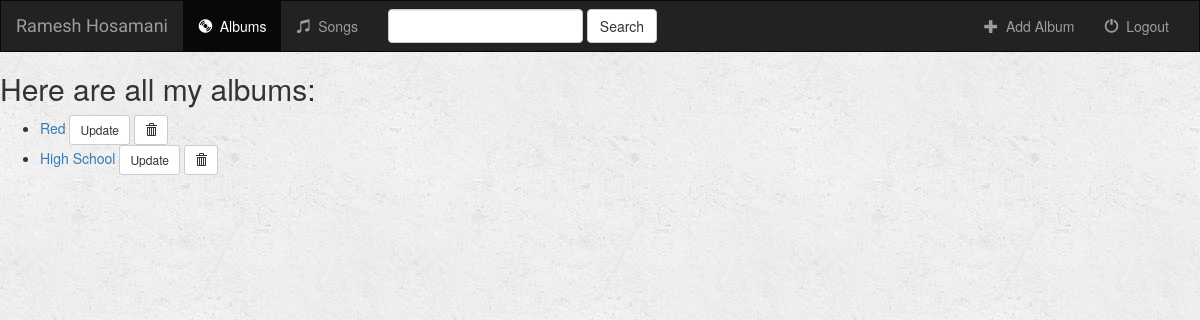
Page /music/ on the earlier database version.
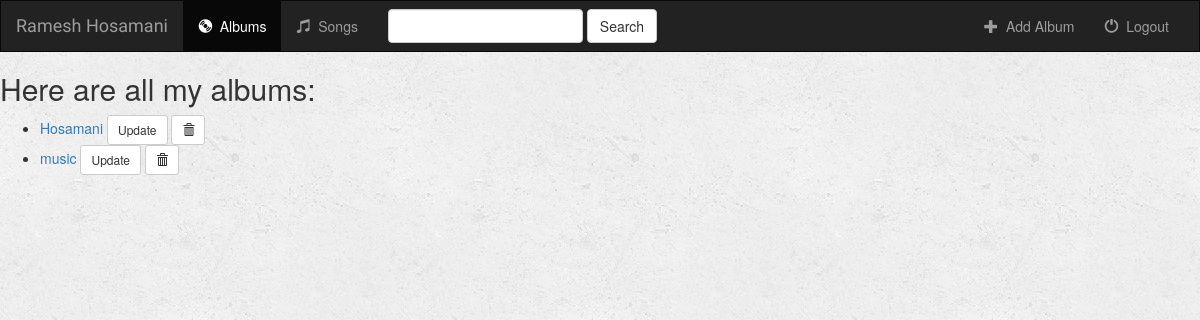
Same page on the later database version.
### music/models.py (models this page shows, shortened)
class Album(models.Model):
    artist = models.CharField(max_length=250)
    album_title = models.CharField(max_length=500)
    genre = models.CharField(max_length=100)
    album_logo = models.FileField()

### music/views.py (the view)
class IndexView(generic.ListView):
    template_name = 'music/index.html'
    context_object_name = 'all_albums'
    def get_queryset(self):
        return Album.objects.all()

### music/templates/music/index.html (shortened to what this page needs)
{% extends 'music/base.html' %}
{% block body %}
    {% if all_albums %}
        <h2>Here are all my albums:</h2>
        <ul>
            {% for album in all_albums %}
                <li>
                    <a href="{% url 'music:detail' album.id %}">{{ album.album_title }}</a>
                    <form action="{% url 'music:Update-album' album.id %}" method="post" style="display:inline" onsubmit="return confirm('Sure you want to update');">
                        <button type="submit" class="btn btn-default btn-sm">Update</button>
                    </form>
                    <form action="{% url 'music:Delete-album' album.id %}" method="post" style="display:inline;" onsubmit="return confirm('Are you sure to delete');">
                            <button type="submit" class="btn btn-default btn-sm">
                                <span class="glyphicon glyphicon-trash"></span>
                            </button>
                    </form>
                </li>
            {% endfor %}
        </ul>
    {% else %}
        <h2>You don't have any albums</h2>
    {% endif %}
{% endblock %}

### music/templates/music/base.html (shortened to what this page needs)
<!DOCTYPE html>
<html lang="en">
<head>
    {% load staticfiles %}
    <link rel="stylesheet" href="https://maxcdn.bootstrapcdn.com/bootstrap/3.3.7/css/bootstrap.min.css">
    <link rel="stylesheet" type="text/css" href="{% static 'music/style.css' %}" />
</head>
<body>
<nav class="navbar navbar-inverse">
    <div class="container-fluid">
        <div class="navbar-header">
            <a class="navbar-brand" href="{% url 'music:index' %}">Ramesh Hosamani</a>
        </div>
        <div class="collapse navbar-collapse" id="topNavBar">
            <ul class="nav navbar-nav">
                <li class="active">
                    <a href="{% url 'music:index' %}">
                        <span class="glyphicon glyphicon-cd" area-hidden="true"></span>&nbsp; Albums
                    </a>
                </li>
                <li class="">
                    <a href="#">
                        <span class="glyphicon glyphicon-music" aria-hidden="true"></span>&nbsp; Songs
                    </a>
                </li>
            </ul>
            <form class="navbar-form navbar-left" role="search" method="get" action="#">
                <div class="form-group">
                    <input type="text" class="form-control" name="q" value="">
                </div>
                <button type="submit" class="btn btn-default">Search</button>
            </form>
            <ul class="nav navbar-nav navbar-right">
                <li class="">
                    <a href="{% url 'music:Add-album' %}">
                        <span class="glyphicon glyphicon-plus" aria-hidden="true"></span>&nbsp; Add Album
                    </a>
                </li>
                <li class="">
                    <a href="#">
                        <span class="glyphicon glyphicon-off" aria-hidden="true"></span>&nbsp; Logout
                    </a>
                </li>
            </ul>
        </div>
    </div>
</nav>
{% block body %}
{% endblock %}
</body>
</html>

### music/static/music/style.css (style rules this page uses)
body { background: white url("images/background.png"); }
.navbar { border-radius: 0; }
.navbar-brand { font-family: 'Satisfy', cursive; }

Differences in the rows shown:
removed Album: album_title "Red"
removed Album: album_title "High School"
added Album: album_title "Hosamani"
added Album: album_title "music"
